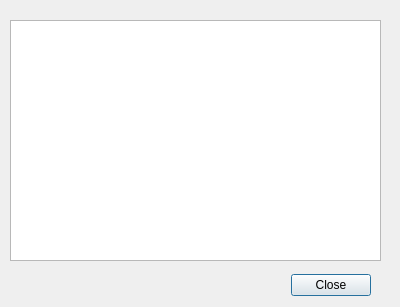
<?xml version="1.0" encoding="UTF-8"?>
<ui version="4.0">
 <class>fscheck</class>
 <widget class="QDialog" name="fscheck">
  <property name="geometry">
   <rect>
    <x>0</x>
    <y>0</y>
    <width>400</width>
    <height>307</height>
   </rect>
  </property>
  <property name="windowTitle">
   <string>File System Check</string>
  </property>
  <widget class="QDialogButtonBox" name="buttonBox">
   <property name="geometry">
    <rect>
     <x>30</x>
     <y>270</y>
     <width>341</width>
     <height>31</height>
    </rect>
   </property>
   <property name="orientation">
    <enum>Qt::Horizontal</enum>
   </property>
   <property name="standardButtons">
    <set>QDialogButtonBox::Close</set>
   </property>
  </widget>
  <widget class="QPlainTextEdit" name="plainTextEdit">
   <property name="geometry">
    <rect>
     <x>10</x>
     <y>20</y>
     <width>371</width>
     <height>241</height>
    </rect>
   </property>
   <property name="readOnly">
    <bool>true</bool>
   </property>
  </widget>
 </widget>
 <resources/>
 <connections>
  <connection>
   <sender>buttonBox</sender>
   <signal>accepted()</signal>
   <receiver>fscheck</receiver>
   <slot>accept()</slot>
   <hints>
    <hint type="sourcelabel">
     <x>248</x>
     <y>254</y>
    </hint>
    <hint type="destinationlabel">
     <x>157</x>
     <y>274</y>
    </hint>
   </hints>
  </connection>
  <connection>
   <sender>buttonBox</sender>
   <signal>rejected()</signal>
   <receiver>fscheck</receiver>
   <slot>reject()</slot>
   <hints>
    <hint type="sourcelabel">
     <x>316</x>
     <y>260</y>
    </hint>
    <hint type="destinationlabel">
     <x>286</x>
     <y>274</y>
    </hint>
   </hints>
  </connection>
 </connections>
</ui>
